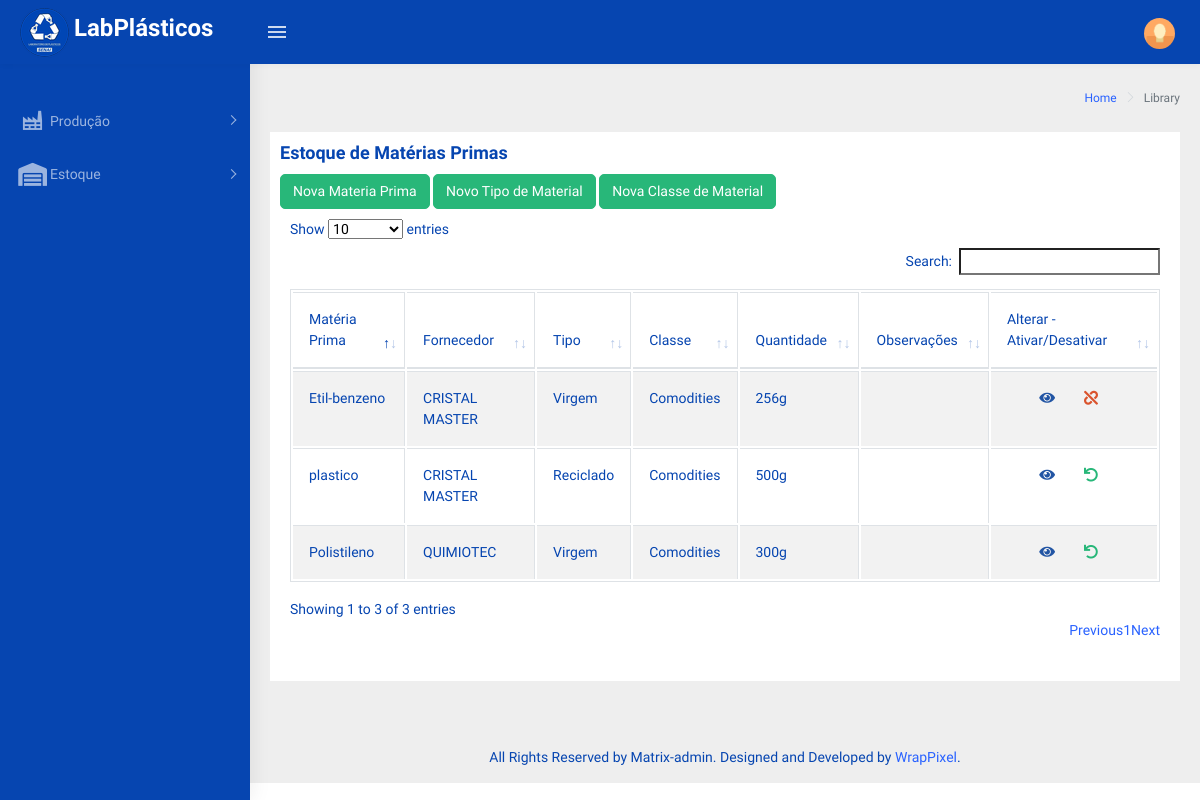
The page /materiaPrima.php (signed in) on the database its author committed.
### tables this page shows
CREATE TABLE `materia_prima` (
  `idMateriaPrima` int(11) NOT NULL COMMENT 'PK - chave identificadora de IDs da tabela materia_prima',
  `idClasse` int(11) NOT NULL COMMENT 'FK - chave estrangeira da tabela pigmentos',
  `idTipoMateriaPrima` int(11) NOT NULL COMMENT 'FK - chave estrangeira da tabela tipo_materia_prima',
  `descricao` varchar(80) NOT NULL COMMENT 'Registra a descrição deste item ',
  `quantidade` int(11) NOT NULL COMMENT 'registra a quantidade do item ',
  `ativo` tinyint(1) NOT NULL COMMENT 'Registra se este item está ativo',
  `observacoes` text DEFAULT NULL COMMENT 'Registra uma observação não obrigatória feita pelo usuário'
);

CREATE TABLE `fornecedores` (
  `idFornecedor` int(11) NOT NULL COMMENT 'PK - chave identificadora das ids de cada fornecedor',
  `descricao` varchar(50) NOT NULL COMMENT 'Descrição de cada fornecedor(Nome);',
  `ativo` tinyint(1) NOT NULL COMMENT 'Verifica se este fornecedor irá aparecer nas pesquisas.'
);

CREATE TABLE `tipo_materia_prima` (
  `idTipoMateriaPrima` int(11) NOT NULL COMMENT 'PK - chave identificadora de id dos tipos de matéria prima',
  `descricao` varchar(32) NOT NULL COMMENT 'Descrição dos tipos de matéria prima(virgem, reciclado, remoído, scrap);',
  `ativo` tinyint(1) NOT NULL COMMENT 'Verifica se esta tipo de matéria prima esta ativa'
);

CREATE TABLE `classe_material` (
  `idClasse` int(11) NOT NULL COMMENT 'PK - chave identificadora que guarda a id de cada classe da matéria prima',
  `descricao` varchar(32) NOT NULL COMMENT 'Descrição da classe da matéria prima(comodities, engenharia)',
  `ativo` tinyint(1) NOT NULL COMMENT 'Verifica se a classe esta ativa'
);

### php/functionMateriais.php (the view, shortened to what this page needs)
<?php
    function dataTableMateria(){
        include('connection.php');
        $sql = "SELECT mat.idMateriaPrima as idMateria,
                mat.descricao as materia,
                mat.idTipoMateriaPrima as idTipo,
                mat.idClasse as classe,
                mat.quantidade as qtde,
                mat.observacoes as obs,
                t.descricao as tipo,
                c.descricao as classe,
                f.descricao as fonecedor,
                mat.ativo as ativo
                FROM materia_prima as mat
                LEFT JOIN tipo_materia_prima as t
                ON mat.idTipoMateriaPrima = t.idTipoMateriaPrima
                LEFT JOIN classe_material as c
                ON mat.idClasse = c.idClasse
                RIGHT JOIN materia_fornecedor as mf
                ON mat.idMateriaPrima = mf.idMateriaPrima
                LEFT JOIN fornecedores as f
                ON f.idFornecedor = mf.idFornecedor";
                $sql.=";";
        $table = "";
        $result = mysqli_query($conn,$sql);
        if (mysqli_num_rows($result) > 0){
            $array = array();
            while($linha = mysqli_fetch_array($result, MYSQLI_ASSOC )){
                array_push($array,$linha);
            }
            foreach($array as $campo){
                $table .=
                        '<tr align-items="center">
                            <td>'.$campo['materia'].'</td>
                            <td>'.$campo['fonecedor'].'</td>
                            <td>'.$campo['tipo'].'</td>
                            <td>'.$campo['classe'].'</td>
                            <td>'.$campo['qtde'].'g </td>
                            <td><label>'.$campo['obs'].'</label></td>';
                $table .=
                            '<td>
                                <div class="d-flex justify-content-center">
                                    <div class="col-sm-4">
                                        <a href="#" class="fas fa-eye text-info" align="center" data-toggle="modal" data-target="#modalAlteraMateria'.$campo['idMateria'].'" title="Alterar Material"></a>
                                    </div>';
                if($_SESSION['tipo']==1){
                    if($campo['ativo']==1){
                        $table .=
                                    '<div class="col-sm-4">
                                        <a href="#" class="fas fa-unlink text-danger" align="center" data-toggle="modal" data-target="#modalDesativaMateria'.$campo['idMateria'].'" title="Desativar Material"></a>
                                    </div>
                                </div>
                            </td>';
                    }else{
                        $table .=
                                    '<div class="col-sm-4">
                                        <a href="#" class="fas fa-undo text-success" align="center" data-toggle="modal" data-target="#modalAtivaMateria'.$campo['idMateria'].'" title="Ativar Material"></a>
                                    </div>
                                </div>
                            </td>';
                    }
                }
                $table .=
                            '<div class="modal fade" id="modalDesativaMateria'.$campo['idMateria'].'" tabindex="-1" role="dialog" aria-labelledby="exampleModalLabel" aria-hidden="true ">
                                            <form method="POST" action="php/saveMateriais.php?op=0&validacao=DMP&idMateria='.$campo["idMateria"].'">
                                            </form>
                            </div>
                            <div class="modal fade" id="modalAtivaMateria'.$campo['idMateria'].'" tabindex="-1" role="dialog" aria-labelledby="exampleModalLabel" aria-hidden="true ">
                                            <form method="POST" action="php/saveMateriais.php?op=1&validacao=DMP&idMateria='.$campo["idMateria"].'">
                                            </form>
                            </div>
                            <div class="modal fade" id="modalAlteraMateria'.$campo['idMateria'].'" tabindex="-1" role="dialog" aria-labelledby="exampleModalLabel" aria-hidden="true ">
                                           <form method="POST" class="form-horizontal" action= "php/saveMateriais.php? validacao=UMP&idMateria='.$campo['idMateria'].'&qtd='.$campo['qtde'].'">
                                                            <input type="text" value="'.$campo['materia'].'" class="form-control" id="iDescricao" name= "nDescricao" placeholder="Nome do material"></input>
                                                                '.optionClaseMaterial().'
                                                                '. optionTipoMaterial().'
                                                                '.optionFornecedor().'
                                                            <textarea class="form-control" id= "iObservacoes" name="nObservacoes" placeholder="Campo não obrigatório">'.$campo['obs'].'</textarea>
                                                            '.$campo[''].'
                                           </form>
                            </div>
                        </tr>';
            }
        }
        return $table;
    }
    function optionTipoMaterial(){
        include('connection.php');
        $select = "<option value=''> Selecione uma opção </option>";
        $sql = "SELECT * FROM tipo_materia_prima WHERE ativo = 1;";
        $result = mysqli_query($conn, $sql);
        if(mysqli_num_rows($result) > 0){
            $array = array();
            while($linha = mysqli_fetch_array($result, MYSQLI_ASSOC)){
                array_push($array, $linha);
            }
            foreach($array as $campo){
                if($campo['idTipoMateriaPrima'] != 1){
                    $select .= "<option value ='".$campo['idTipoMateriaPrima']."'>".$campo['descricao']."</option>";
                }
            }
        }
        return $select;
    }
    function optionClaseMaterial(){
        include('connection.php');
        $select = "<option value=''> Selecione uma opção </option>";
        $sql = "SELECT * FROM classe_material WHERE ativo = 1;";
        $result = mysqli_query($conn, $sql);
        if(mysqli_num_rows($result) > 0){
            $array = array();
            while($linha = mysqli_fetch_array($result, MYSQLI_ASSOC)){
                array_push($array, $linha);
            }
            foreach($array as $campo){
                if($campo['idClasse'] != 1){
                    $select .= "<option value ='".$campo['idClasse']."'>".$campo['descricao']."</option>";
                }
            }
        }
        return $select;
    }
    function optionFornecedor(){
        include("connection.php");
        $select = "<option value=''>Selecione um Fornecedor</option>";
        $sql = "SELECT * FROM fornecedores WHERE ativo = 1;";
        $result = mysqli_query($conn,$sql);
        if(mysqli_num_rows($result) > 0){
            $array = array();
            while($linha = mysqli_fetch_array($result, MYSQLI_ASSOC)){
                array_push($array, $linha);
            }
            foreach($array as $campo){
                if($campo['idFornecedor'] != 1){
                    $select .="<option value=".$campo['idFornecedor'].">".$campo['descricao']."</option>";
                }
            }
        }
        return $select;
    }
?>

### rows shown on the page
materia_prima: descricao "plastico", fornecedores.descricao "CRISTAL MASTER", idTipoMateriaPrima.descricao "Reciclado", idClasse.descricao "Comodities", quantidade "500"
materia_prima: descricao "Polistileno", fornecedores.descricao "QUIMIOTEC", idTipoMateriaPrima.descricao "Virgem", idClasse.descricao "Comodities", quantidade "300"
materia_prima: descricao "Etil-benzeno", fornecedores.descricao "CRISTAL MASTER", idTipoMateriaPrima.descricao "Virgem", idClasse.descricao "Comodities", quantidade "256"
